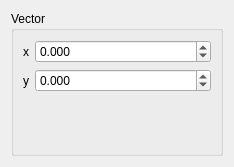
<?xml version="1.0" encoding="UTF-8"?>
<ui version="4.0">
 <class>Vector2dEditor</class>
 <widget class="QWidget" name="Vector2dEditor">
  <property name="geometry">
   <rect>
    <x>0</x>
    <y>0</y>
    <width>234</width>
    <height>167</height>
   </rect>
  </property>
  <property name="windowTitle">
   <string>Form</string>
  </property>
  <layout class="QVBoxLayout" name="verticalLayout_2">
   <item>
    <widget class="QGroupBox" name="group_box">
     <property name="title">
      <string>Vector</string>
     </property>
     <layout class="QVBoxLayout" name="verticalLayout">
      <item>
       <layout class="QFormLayout" name="form_layout">
        <item row="0" column="0">
         <widget class="QLabel" name="label_x">
          <property name="text">
           <string>x</string>
          </property>
         </widget>
        </item>
        <item row="0" column="1">
         <widget class="QDoubleSpinBox" name="double_spin_box_x">
          <property name="decimals">
           <number>3</number>
          </property>
          <property name="minimum">
           <double>-100.000000000000000</double>
          </property>
          <property name="maximum">
           <double>100.000000000000000</double>
          </property>
         </widget>
        </item>
        <item row="1" column="0">
         <widget class="QLabel" name="label_y">
          <property name="text">
           <string>y</string>
          </property>
         </widget>
        </item>
        <item row="1" column="1">
         <widget class="QDoubleSpinBox" name="double_spin_box_y">
          <property name="decimals">
           <number>3</number>
          </property>
          <property name="minimum">
           <double>-100.000000000000000</double>
          </property>
          <property name="maximum">
           <double>100.000000000000000</double>
          </property>
          <property name="value">
           <double>0.000000000000000</double>
          </property>
         </widget>
        </item>
       </layout>
      </item>
     </layout>
    </widget>
   </item>
  </layout>
 </widget>
 <resources/>
 <connections/>
</ui>
